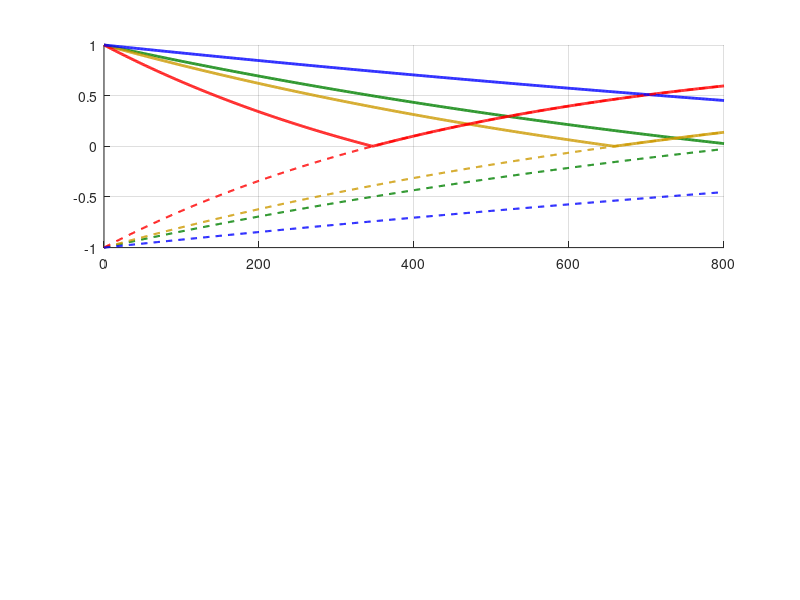

Here is the MATLAB script that generated this plot: (Note: this script raises an error after producing the figure.)
% ----------------------------------------------------------------------------------
% | Tissue              | Pre-contrast T1 (ms) | Post-contrast T1 (ms, ~10–20 min) |
% | ------------------- | -------------------: | --------------------------------: |
% | Blood               |                 1500 |                           300–450 |
% | Myocardium (normal) |             950–1000 |                           350–500 |
% | Scar (fibrosis/LGE) |            1100–1400 |                           200–350 |
% | CSF                 |                 4000 |                         3000–4000 |
% ---------------------------------------------------------------------------------
% Inversion Recovery Gradient Echo Simulation
% Simulate inversion recovery signal evolution at 1.5T for different tissues
% before and after Gadolinium contrast
%
% Signal model:
%   S(t) = M0 * (1 - 2 * exp(-t ./ T1))
%
% Reference T1 values at 1.5T:
%   Myocardium (native): ~950 ms  (Messroghli DR, MRM 2003)
%   Blood (native):      ~1500 ms (Gai ND, JMRI 2017)
%   Scar (post MI):      ~450 ms  (Kellman P, JCMR 2007)
%   CSF:                 ~4000 ms (Stanisz GJ, MRM 2005)
%
% Post-contrast (typical 10–15 min after GBCA):
%   Myocardium: ~450 ms
%   Blood:      ~300 ms
%   Scar:       ~250 ms
%   CSF:        ~2500 ms  (minimal enhancement)
%
% TI = 300 ms (typical late gadolinium enhancement)
%
% Author: Zhongwei Zhang, MD, PhD
% 
%% Inversion Recovery GRE Signal Simulation (Mag vs PSIR)
% Simulate IR-GRE signal at TI = 300 ms for different tissues
% Before and after gadolinium contrast enhancement.
% Reference:
%   Kim RJ et al. Circulation. 1999;100:1992–2002.
%   Kellman P, Arai AE. J Cardiovasc Magn Reson. 2007;9(3):525–537.
%   Simonetti OP et al. Radiology. 2001;218(1):215–223.

clear; clc;

%% Parameters
t = 0:1:800;             % time in ms
TI = 300;                % inversion time in ms
M0 = 1;                  % equilibrium magnetization

% Pre-contrast T1 (ms) at 1.5T
T1_blood_pre       = 1200;
T1_myocardium_pre  = 950;
T1_scar_pre        = 500;
T1_csf_pre         = 2500;

% Post-contrast T1 (ms)
T1_blood_post       = 350;
T1_myocardium_post  = 450;
T1_scar_post        = 250;
T1_csf_post         = 1800;

%% Signal model: IR-GRE
S_pre.blood       = M0 * (1 - 2*exp(-t/T1_blood_pre));
S_pre.myocardium  = M0 * (1 - 2*exp(-t/T1_myocardium_pre));
S_pre.scar        = M0 * (1 - 2*exp(-t/T1_scar_pre));
S_pre.csf         = M0 * (1 - 2*exp(-t/T1_csf_pre));

S_post.blood       = M0 * (1 - 2*exp(-t/T1_blood_post));
S_post.myocardium  = M0 * (1 - 2*exp(-t/T1_myocardium_post));
S_post.scar        = M0 * (1 - 2*exp(-t/T1_scar_post));
S_post.csf         = M0 * (1 - 2*exp(-t/T1_csf_post));

%% Plot colors
col_blood = [0 0.5 0];          % dark green
col_myocardium = [0.8 0.6 0];   % dark yellow
col_scar = [1 0 0];             % red
col_csf = [0 0 1];              % blue

figure('Color','k');

%% Subplot 1 - Without Contrast
subplot(2,1,1)
hold on; grid on;

% --- Plot magnitude reconstruction (solid)
plot(t, abs(S_pre.blood), 'Color', col_blood, 'LineWidth', 2);
plot(t, abs(S_pre.myocardium), 'Color', col_myocardium, 'LineWidth', 2);
plot(t, abs(S_pre.scar), 'Color', col_scar, 'LineWidth', 2);
plot(t, abs(S_pre.csf), 'Color', col_csf, 'LineWidth', 2);

% --- Plot PSIR reconstruction (dashed)
plot(t, S_pre.blood, '--', 'Color', col_blood, 'LineWidth', 1.5);
plot(t, S_pre.myocardium, '--', 'Color', col_myocardium, 'LineWidth', 1.5);
plot(t, S_pre.scar, '--', 'Color', col_scar, 'LineWidth', 1.5);
plot(t, S_pre.csf, '--', 'Color', col_csf, 'LineWidth', 1.5);

% TI and zero lines
xline(TI,'--w','LineWidth',1.5);
yline(0,'w-','LineWidth',1);

set(gca,'Color','k','XColor','w','YColor','w','FontSize',14);
xlabel('Time (ms)','Color','w');
ylabel('Signal Intensity','Color','w');
title('Without Contrast','Color','w');
xlim([0 800]); ylim([-1.2 1.2]);

%% Subplot 2 - With Contrast
subplot(2,1,2)
hold on; grid on;

% --- Mag Recon (solid)
plot(t, abs(S_post.blood), 'Color', col_blood, 'LineWidth', 2);
plot(t, abs(S_post.myocardium), 'Color', col_myocardium, 'LineWidth', 2);
plot(t, abs(S_post.scar), 'Color', col_scar, 'LineWidth', 2);
plot(t, abs(S_post.csf), 'Color', col_csf, 'LineWidth', 2);

% --- PSIR Recon (dashed)
plot(t, S_post.blood, '--', 'Color', col_blood, 'LineWidth', 1.5);
plot(t, S_post.myocardium, '--', 'Color', col_myocardium, 'LineWidth', 1.5);
plot(t, S_post.scar, '--', 'Color', col_scar, 'LineWidth', 1.5);
plot(t, S_post.csf, '--', 'Color', col_csf, 'LineWidth', 1.5);

% TI and zero lines
xline(TI,'--w','LineWidth',1.5);
yline(0,'w-','LineWidth',1);

set(gca,'Color','k','XColor','w','YColor','w','FontSize',14);
xlabel('Time (ms)','Color','w');
ylabel('Signal Intensity','Color','w');
title('With Gadolinium Contrast','Color','w');
xlim([0 800]); ylim([-1.2 1.2]);

%% Custom legend with dummy handles
subplot(2,1,1); % put legend on top subplot
hold on;

% Line style legend (Mag vs PSIR)
h_mag = plot(nan, nan, 'w-', 'LineWidth', 2);
h_psir = plot(nan, nan, 'w--', 'LineWidth', 1.5);

% Color legend (tissues)
h_blood = plot(nan, nan, '-', 'Color', col_blood, 'LineWidth', 2);
h_myo = plot(nan, nan, '-', 'Color', col_myocardium, 'LineWidth', 2);
h_scar = plot(nan, nan, '-', 'Color', col_scar, 'LineWidth', 2);
h_csf = plot(nan, nan, '-', 'Color', col_csf, 'LineWidth', 2);

legend([h_mag h_psir h_blood h_myo h_scar h_csf], ...
       {'Mag Recon','PSIR Recon','Blood','Myocardium','Scar','CSF'}, ...
       'TextColor','w','Location','southeast');
